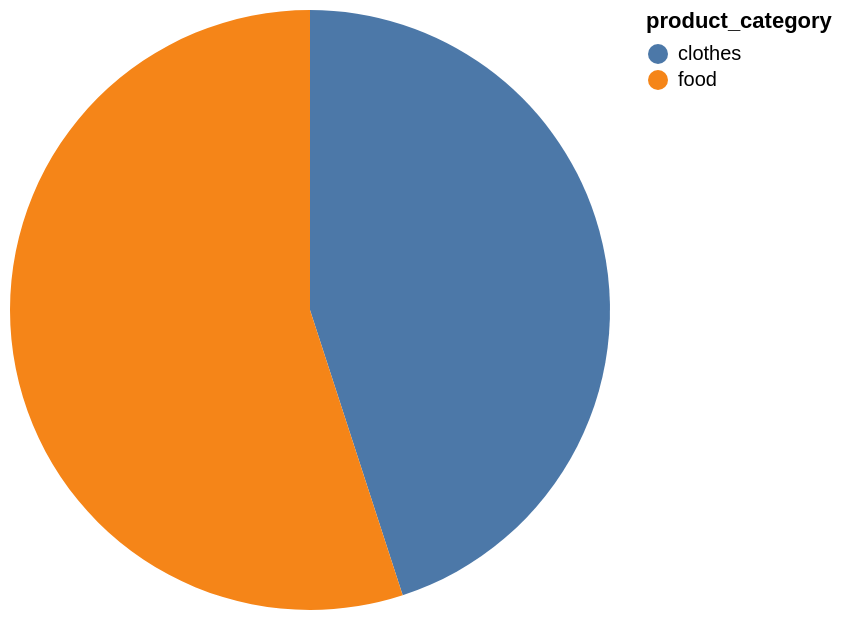

Write the Vega-Lite specification saved for this chart.
### Vega-Lite specification from a JSON file in a GitHub repository (floating-point values rounded to 4 significant figures)
{"data": {"values": [{"x_data": "clothes", "y_data": 9}, {"x_data": "food", "y_data": 11}]}, "mark": "arc", "encoding": {"theta": {"field": "y_data", "type": "quantitative", "title": "count(*)"}, "color": {"field": "x_data", "type": "nominal", "title": "product_category"}}}
